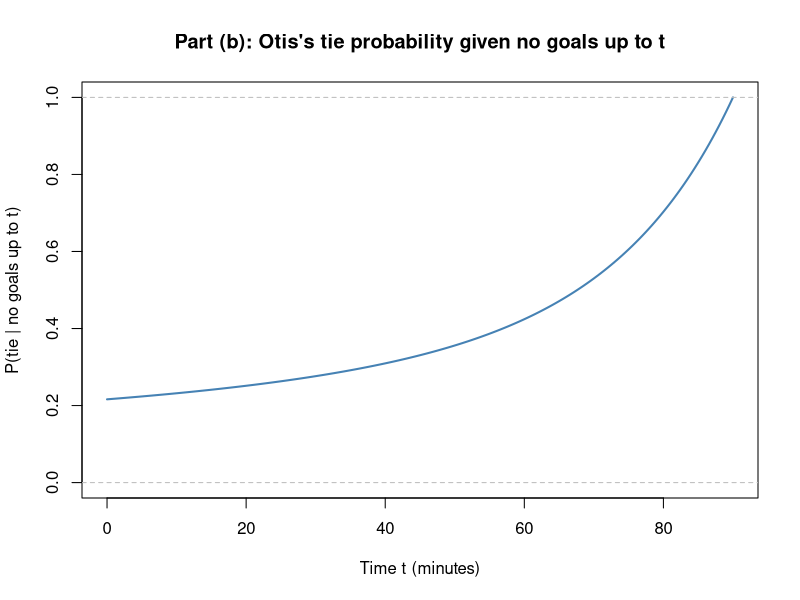
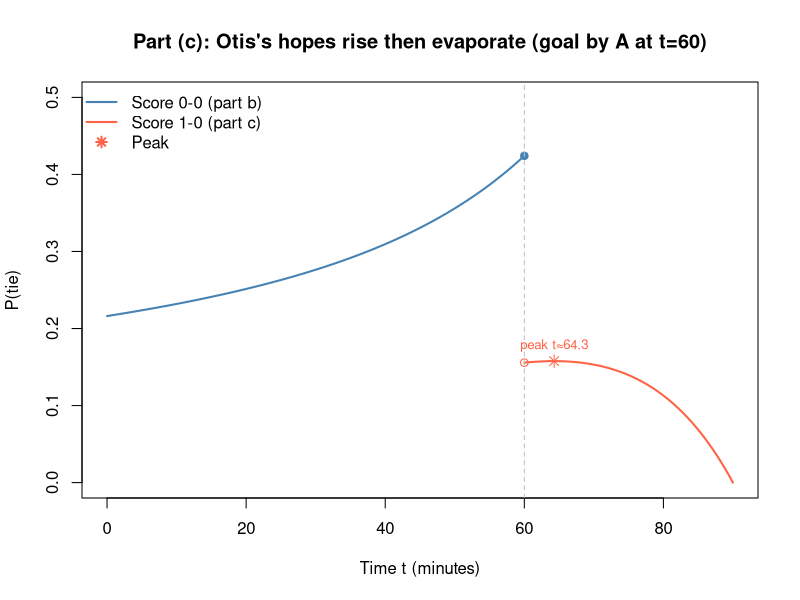
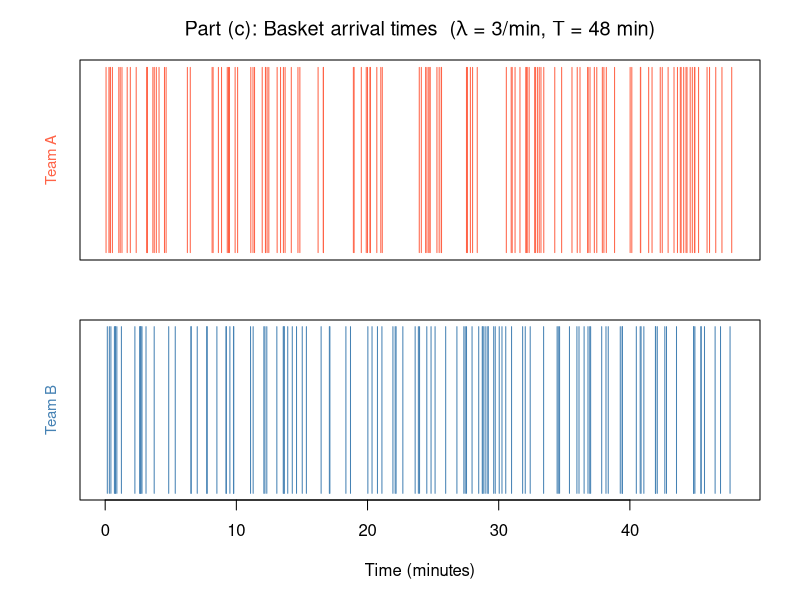
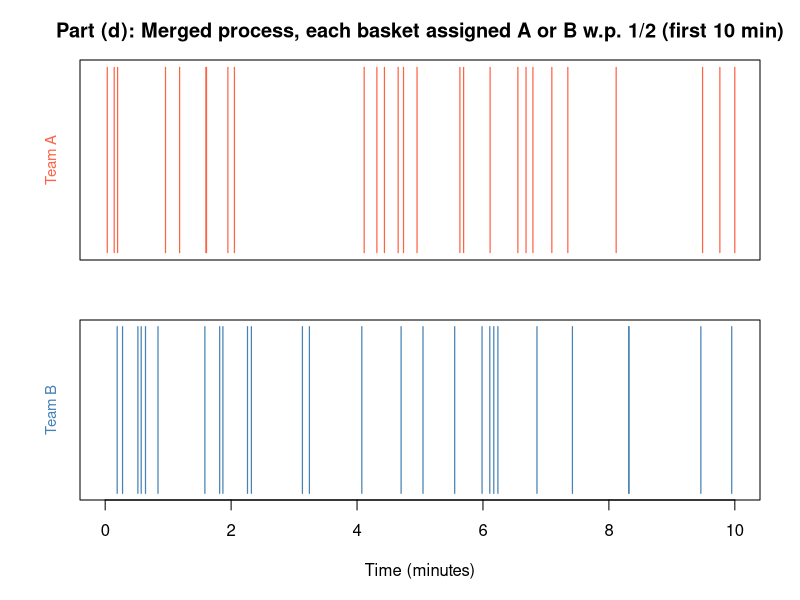
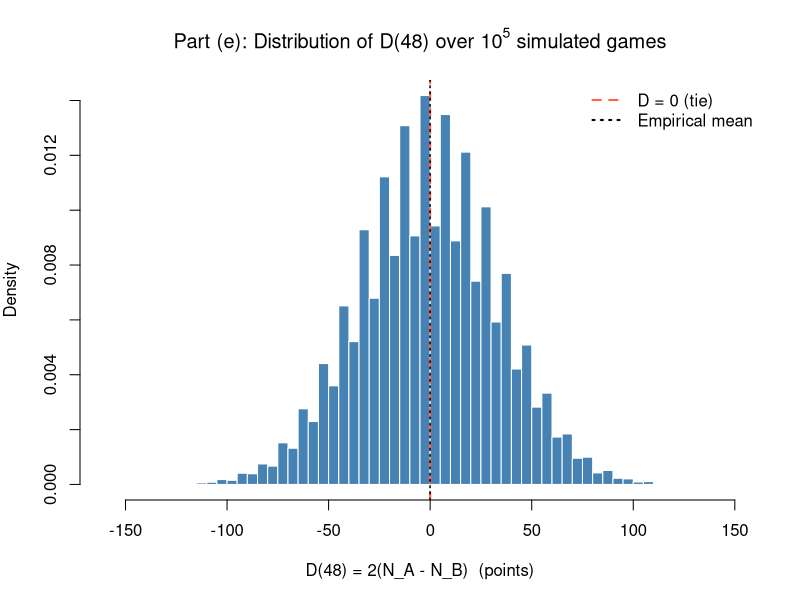
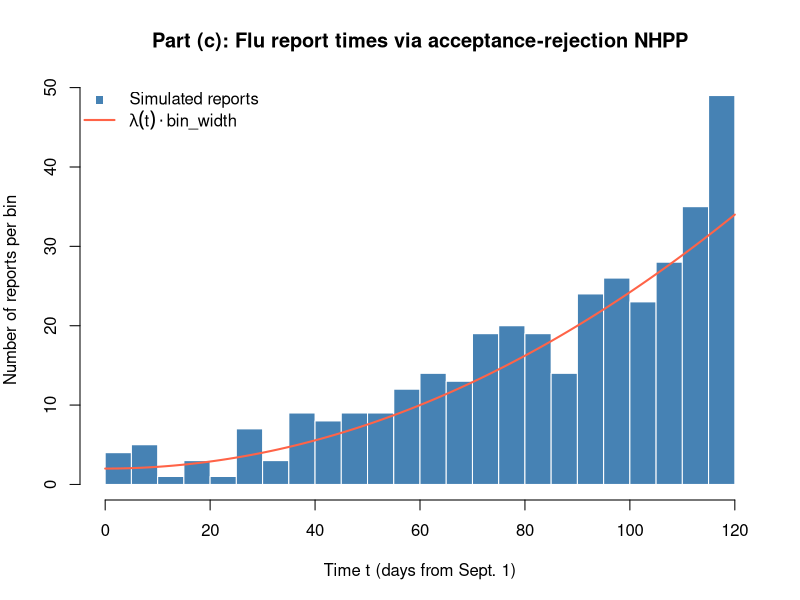

Generate these figures, in order, with R:
## ---- chunk 1
lambda_A <- 2      
lambda_B <- 1.5

#P(tie | no goals up to t)
tie_prob_b <- function(t) {
  lA <- lambda_A * (90 - t) / 90
  lB <- lambda_B * (90 - t) / 90
  # sum over k (truncate at 50, negligible error beyond)
  k  <- 0:50
  sum(exp(-(lA + lB)) * (lA * lB)^k / (factorial(k))^2)
}

t_b <- seq(0, 90, by = 0.5)
p_b <- sapply(t_b, tie_prob_b)

plot(t_b, p_b,
     type = "l", lwd = 2, col = "steelblue",
     xlab = "Time t (minutes)",
     ylab = "P(tie | no goals up to t)",
     main = "Part (b): Otis's tie probability given no goals up to t",
     ylim = c(0, 1))
abline(h = c(0, 1), lty = 2, col = "gray")
## ---- chunk 2
#t in [0, 60) 
t_c1 <- seq(0, 60, by = 0.5)
p_c1 <- sapply(t_c1, tie_prob_b)

#t in [60, 90] — score is 1-0
tie_prob_c <- function(t) {
  lA <- lambda_A * (90 - t) / 90
  lB <- lambda_B * (90 - t) / 90
  lB * exp(-(lA + lB))
}

t_c2 <- seq(60, 90, by = 0.5)
p_c2 <- sapply(t_c2, tie_prob_c)

plot(NA,
     xlim = c(0, 90), ylim = c(0, 0.5),
     xlab = "Time t (minutes)",
     ylab = "P(tie)",
     main = "Part (c): Otis's hopes rise then evaporate (goal by A at t=60)")

# Region 1
lines(t_c1, p_c1, lwd = 2, col = "steelblue")

# Region 2
lines(t_c2, p_c2, lwd = 2, col = "tomato")

# Mark the discontinuity at t = 60
points(60, tie_prob_b(60),  pch = 19, col = "steelblue")   
points(60, tie_prob_c(60),  pch = 1,  col = "tomato")       

# Mark the peak at t* ≈ 64.3
t_peak <- 90 - 90/3.5
p_peak <- tie_prob_c(t_peak)
points(t_peak, p_peak, pch = 8, col = "tomato", cex = 1.2)
text(t_peak, p_peak + 0.02,
     labels = paste0("peak t≈", round(t_peak, 1)),
     col = "tomato", cex = 0.8)

# Vertical line at t = 60
abline(v = 60, lty = 2, col = "gray")

legend("topleft",
       legend = c("Score 0-0 (part b)", "Score 1-0 (part c)", "Peak"),
       col    = c("steelblue", "tomato", "tomato"),
       lty    = c(1, 1, NA),
       pch    = c(NA, NA, 8),
       lwd    = 2, bty = "n")
## ---- chunk 3
lambda <- 3
T_game <- 48

#Simulate arrivals
sim_poisson_arrivals <- function(lambda, T_max) {
  arrivals <- c()
  t <- 0
  repeat {
    t <- t + rexp(1, rate = lambda)
    if (t > T_max) break
    arrivals <- c(arrivals, t)
  }
  arrivals
}

set.seed(42)
times_A <- sim_poisson_arrivals(lambda, T_game)
times_B <- sim_poisson_arrivals(lambda, T_game)

#Plot
par(mfrow = c(2,1), mar = c(2, 4, 3, 2))

# Top: Team A
plot(NA, xlim = c(0, T_game), ylim = c(0, 1),
     yaxt = "n", xaxt = "n",
     xlab = "", ylab = "",
     main = expression(paste("Part (c): Basket arrival times  (", lambda, " = 3/min, T = 48 min)")))
segments(times_A, 0, times_A, 1, col = "tomato", lwd = 1)
mtext("Team A", side = 2, line = 1, cex = 0.9, col = "tomato")

# Bottom: Team B
par(mar = c(5, 4, 1, 2))
plot(NA, xlim = c(0, T_game), ylim = c(0, 1),
     yaxt = "n",
     xlab = "Time (minutes)", ylab = "")
segments(times_B, 0, times_B, 1, col = "steelblue", lwd = 1)
mtext("Team B", side = 2, line = 1, cex = 0.9, col = "steelblue")

# Reset
par(mfrow = c(1,1), mar = c(5, 4, 4, 2))

## ---- chunk 4
# Parameters
lambda <- 3
T_game <- 48

# Simulate merged process
set.seed(42)
times_merged <- sim_poisson_arrivals(2 * lambda, T_game)

# Assign each arrival to A or B with prob 1/2
assignments <- sample(c("A", "B"), size = length(times_merged), replace = TRUE)
times_A_d   <- times_merged[assignments == "A"]
times_B_d   <- times_merged[assignments == "B"]

cat("Part (d):\n")
cat("  Total baskets:", length(times_merged), "\n")
cat("  Team A baskets:", length(times_A_d), "\n")
cat("  Team B baskets:", length(times_B_d), "\n")

# Plot
par(mfrow = c(2,1), mar = c(2, 4, 3, 2))

# Top: Team A
plot(NA, xlim = c(0, 10), ylim = c(0, 1),
     yaxt = "n", xaxt = "n", xlab = "", ylab = "",
     main = "Part (d): Merged process, each basket assigned A or B w.p. 1/2 (first 10 min)")
segments(times_A_d[times_A_d <= 10], 0,
         times_A_d[times_A_d <= 10], 1,
         col = "tomato", lwd = 1.2)
mtext("Team A", side = 2, line = 1, cex = 0.9, col = "tomato")

# Bottom: Team B
par(mar = c(5, 4, 1, 2))
plot(NA, xlim = c(0, 10), ylim = c(0, 1),
     yaxt = "n", xlab = "Time (minutes)", ylab = "")
segments(times_B_d[times_B_d <= 10], 0,
         times_B_d[times_B_d <= 10], 1,
         col = "steelblue", lwd = 1.2)
mtext("Team B", side = 2, line = 1, cex = 0.9, col = "steelblue")

par(mfrow = c(1,1), mar = c(5, 4, 4, 2))
## ---- chunk 5
# Parameters
lambda <- 3
t      <- 48
n_sim  <- 1e5

# Simulate 10^5 games
set.seed(42)
N   <- rpois(n_sim, lambda = 2 * lambda * t)      # total baskets both teams
N_A <- rbinom(n_sim, size = N, prob = 0.5)        # A's share
N_B <- N - N_A                                     # B's share
D   <- 2 * (N_A - N_B)                            # score difference

# Empirical estimates
emp_mean <- mean(D)
emp_var  <- var(D)
emp_tie  <- mean(D == 0)

# Theoretical values
theo_mean <- 0
theo_var  <- 8 * lambda * t
theo_tie  <- exp(-2 * lambda * t) * sum(
               (lambda * t)^(2 * 0:500) / (factorial(0:500))^2
             )

# Print comparison
cat("Part (e): t = 48, lambda = 3, n_sim = 1e5\n\n")
cat(sprintf("           Empirical    Theoretical\n"))
cat(sprintf("E[D(t)]:   %8.4f     %8.4f\n", emp_mean, theo_mean))
cat(sprintf("Var[D(t)]: %8.4f     %8.4f\n", emp_var,  theo_var))
cat(sprintf("P(D=0):    %8.4f     %8.4f\n", emp_tie,  theo_tie))

# Plot histogram of D
par(mar = c(5, 4, 4, 2))
hist(D,
     breaks = 80,
     col    = "steelblue",
     border = "white",
     freq   = FALSE,
     main   = expression(paste("Part (e): Distribution of D(48) over ", 10^5, " simulated games")),
     xlab   = "D(48) = 2(N_A - N_B)  (points)",
     ylab   = "Density")
abline(v  = 0,   col = "tomato", lwd = 2, lty = 2)
abline(v  = emp_mean, col = "black", lwd = 1.5, lty = 3)
legend("topright",
       legend = c("D = 0 (tie)", "Empirical mean"),
       col    = c("tomato", "black"),
       lty    = c(2, 3),
       lwd    = 2,
       bty    = "n")
## ---- chunk 6
integrand <- function(t) {
  exp(-t/2 - t^3/5400)
}

result <- integrate(integrand,
                    lower = 0,
                    upper = Inf)
print(result)
## ---- chunk 7
# Parameters
lambda <- function(t) 0.5 * (1 + (t/30)^2)   # rate function
T_max  <- 120                                  # days
lambda_max <- lambda(T_max)                    # = 8.5, max occurs at t=120

cat("lambda_MAX =", lambda_max, "\n")

# Step 1: Sample from HPPP
set.seed(42)
candidate_times <- sim_poisson_arrivals(lambda_max, T_max)
cat("Candidate arrivals (before thinning):", length(candidate_times), "\n")

# Step 2: Accept each time T_i with prob lambda(T_i) / lambda_max
u               <- runif(length(candidate_times))
keep            <- u < lambda(candidate_times) / lambda_max
accepted_times  <- candidate_times[keep]

cat("Accepted arrivals (after thinning):  ", length(accepted_times), "\n")
cat("Expected total reports (theory):      ", 380, "\n")

# Plot histogram
par(mar = c(5, 4, 4, 2))
hist(accepted_times,
     breaks = 30,
     col    = "steelblue",
     border = "white",
     main   = "Part (c): Flu report times via acceptance-rejection NHPP",
     xlab   = "Time t (days from Sept. 1)",
     ylab   = "Number of reports per bin",
     freq   = TRUE)

# Overlay the theoretical rate curve scaled to counts
t_seq <- seq(0, 120, by = 0.5)
bin_width <- 120 / 30    # = 4 days per bin
lines(t_seq, lambda(t_seq) * bin_width,
      col = "tomato", lwd = 2)

legend("topleft",
       legend = c("Simulated reports", expression(lambda(t) %.% bin_width)),
       col    = c("steelblue", "tomato"),
       lty    = c(NA, 1),
       pch    = c(15, NA),
       lwd    = c(NA, 2),
       bty    = "n")

# Print comparison
cat(sprintf("\nComparison:\n"))
cat(sprintf("  Simulated total reports: %d\n",   length(accepted_times)))
cat(sprintf("  Theoretical E[N(120)]:   %d\n",   380))
cat(sprintf("  Difference:              %d\n",   length(accepted_times) - 380))
